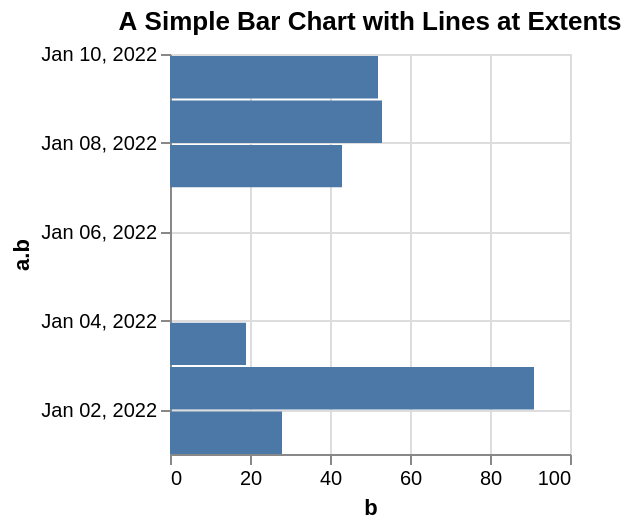

Write the Vega-Lite specification saved for this chart.
### Vega specification from a JSON file in a GitHub repository (floating-point values rounded to 4 significant figures)
{"$schema": "https://vega.github.io/schema/vega/v5.json", "background": "white", "padding": 5, "width": 200, "height": 200, "title": {"text": "A Simple Bar Chart with Lines at Extents", "frame": "group"}, "style": "cell", "data": [{"name": "source_0", "values": [{"a.b": "2022-01-01", "b": 28}, {"a.b": "2022-01-04", "b.b": 55}, {"a.b": "2022-01-07", "b": 43}, {"a.b": "2022-01-02", "b": 91}, {"a.b": "2022-01-05", "b.b": 81}, {"a.b": "2022-01-08", "b": 53}, {"a.b": "2022-01-03", "b": 19}, {"a.b": "2022-01-06", "b.b": 87}, {"a.b": "2022-01-09", "b": 52}]}, {"name": "data_0", "source": "source_0", "transform": [{"type": "formula", "expr": "toDate(datum[\"a.b\"])", "as": "a.b"}, {"type": "formula", "expr": "utcOffset('date', datum['a.b'], 1)", "as": "a.b_end"}, {"type": "stack", "groupby": ["a\\.b"], "field": "b", "sort": {"field": [], "order": []}, "as": ["b_start", "b_end"], "offset": "zero"}, {"type": "filter", "expr": "isValid(datum[\"b\"]) && isFinite(+datum[\"b\"]) && (isDate(datum[\"a.b\"]) || (isValid(datum[\"a.b\"]) && isFinite(+datum[\"a.b\"])))"}]}], "marks": [{"name": "marks", "type": "rect", "style": ["bar"], "from": {"data": "data_0"}, "encode": {"update": {"fill": {"value": "#4c78a8"}, "ariaRoleDescription": {"value": "bar"}, "description": {"signal": "\"b: \" + (format(datum[\"b\"], \"\")) + \"; a.b: \" + (timeFormat(datum[\"a.b\"], timeUnitSpecifier([\"year\",\"month\",\"date\"], {\"year-month\":\"%b %Y \",\"year-month-date\":\"%b %d, %Y \"})))"}, "x": {"scale": "x", "field": "b_end"}, "x2": {"scale": "x", "field": "b_start"}, "y2": {"scale": "y", "field": "a\\.b", "offset": {"signal": "0.5 + (abs(scale(\"y\", datum[\"a.b_end\"]) - scale(\"y\", datum[\"a.b\"])) < 0.25 ? 0.5 * (0.25 - (abs(scale(\"y\", datum[\"a.b_end\"]) - scale(\"y\", datum[\"a.b\"])))) : -0.5)"}}, "y": {"scale": "y", "field": "a\\.b_end", "offset": {"signal": "0.5 + (abs(scale(\"y\", datum[\"a.b_end\"]) - scale(\"y\", datum[\"a.b\"])) < 0.25 ? -0.5 * (0.25 - (abs(scale(\"y\", datum[\"a.b_end\"]) - scale(\"y\", datum[\"a.b\"])))) : 0.5)"}}}}}], "scales": [{"name": "x", "type": "linear", "domain": {"data": "data_0", "fields": ["b_start", "b_end"]}, "range": [0, {"signal": "width"}], "nice": true, "zero": true}, {"name": "y", "type": "utc", "domain": {"data": "data_0", "fields": ["a\\.b", "a\\.b_end"]}, "range": [{"signal": "height"}, 0]}], "axes": [{"scale": "x", "orient": "bottom", "gridScale": "y", "grid": true, "tickCount": {"signal": "ceil(width/40)"}, "domain": false, "labels": false, "aria": false, "maxExtent": 0, "minExtent": 0, "ticks": false, "zindex": 0}, {"scale": "y", "orient": "left", "gridScale": "x", "grid": true, "tickCount": {"signal": "ceil(height/40)"}, "tickMinStep": {"signal": "datetime(2001, 0, 2, 0, 0, 0, 0) - datetime(2001, 0, 1, 0, 0, 0, 0)"}, "domain": false, "labels": false, "aria": false, "maxExtent": 0, "minExtent": 0, "ticks": false, "zindex": 0}, {"scale": "x", "orient": "bottom", "grid": false, "title": "b", "labelFlush": true, "labelOverlap": true, "tickCount": {"signal": "ceil(width/40)"}, "zindex": 0}, {"scale": "y", "orient": "left", "grid": false, "title": "a.b", "format": {"signal": "timeUnitSpecifier([\"year\",\"month\",\"date\"], {\"year-month\":\"%b %Y \",\"year-month-date\":\"%b %d, %Y \"})"}, "labelOverlap": true, "tickCount": {"signal": "ceil(height/40)"}, "tickMinStep": {"signal": "datetime(2001, 0, 2, 0, 0, 0, 0) - datetime(2001, 0, 1, 0, 0, 0, 0)"}, "zindex": 0}]}
